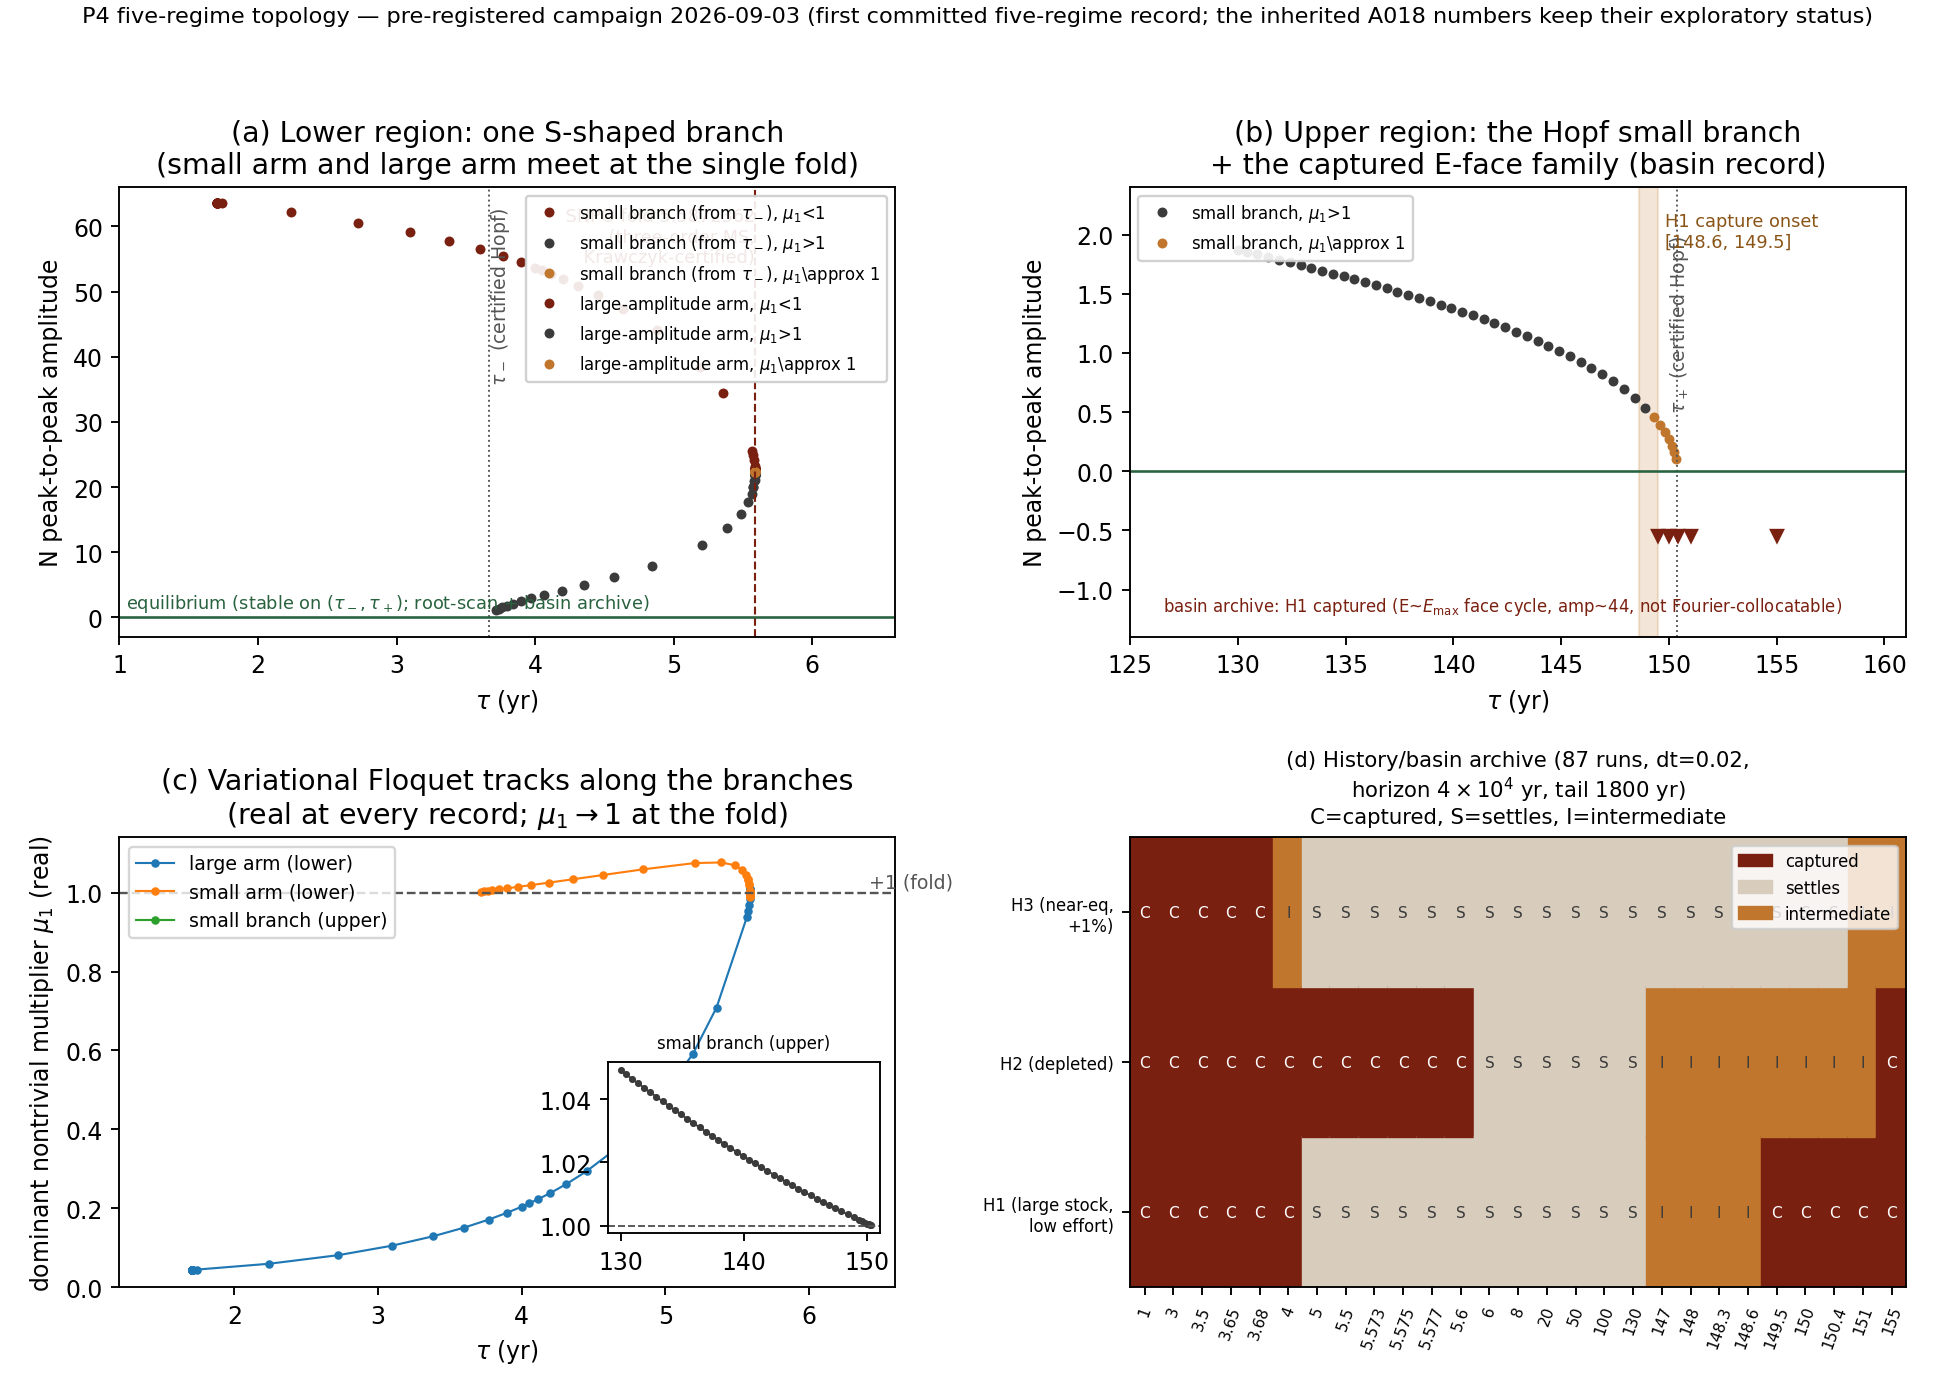

This figure's Python source:
#!/usr/bin/env python3
"""P4 five-regime topology figure — drawn ONLY from the campaign's
committed records (p4_branch_*.csv, p4_basin_archive.csv,
p4_campaign_results.json), per the pre-registration's figure-ungating
rule (section 6): every displayed feature is traceable to a committed
record; no legacy number is drawn.
"""
from __future__ import annotations

import csv
import json
from pathlib import Path

import matplotlib
matplotlib.use('Agg')
import matplotlib.pyplot as plt  # noqa: E402
import numpy as np  # noqa: E402

HERE = Path(__file__).parent


def load_branch():
    rows = list(csv.DictReader(open(HERE / 'p4_branch_archive.csv')))
    out = []
    for r in rows:
        try:
            out.append(dict(
                family=r['family'], method=r['method'],
                tau=float(r['tau']), T=float(r['T']),
                ptp=float(r['N_ptp']),
                mu1=float(r['mu1_mod']) if r['mu1_mod'] else None,
                mu1re=float(r['mu1_re']) if r['mu1_re'] else None,
                ok=(r['newton_ok'] == 'True')))
        except (ValueError, TypeError):
            continue
    return [r for r in out if r['ok'] or r['method'].startswith('basin')]


def load_basin():
    rows = list(csv.DictReader(open(HERE / 'p4_basin_archive.csv')))
    return [r for r in rows if abs(float(r['dt']) - 0.02) < 1e-12]


def stability(r):
    if r['mu1re'] is None:
        return 'none'
    if abs(r['mu1re'] - 1.0) < 2e-3:
        return 'edge'
    return 'stable' if r['mu1re'] < 1.0 else 'unstable'


def main():
    branch = load_branch()
    basin = load_basin()
    res = json.loads((HERE / 'p4_campaign_results.json').read_text())
    bt = res['boundary_table']

    COL = dict(stable='#7a2010', unstable='#3b3b3b', edge='#c0762c',
               none='#9a9a9a')
    fig, axes = plt.subplots(2, 2, figsize=(11.5, 8.2))

    # ---- (a) lower bifurcation diagram -------------------------------
    ax = axes[0, 0]
    for fam, label in (('small_lower', 'small branch (from $\\tau_-$)'),
                       ('large_lower', 'large-amplitude arm')):
        pts = [r for r in branch if r['family'] == fam and r['ok']]
        for st in ('stable', 'unstable', 'edge'):
            sel = [(r['tau'], r['ptp']) for r in pts
                   if stability(r) == st]
            if sel:
                xs, ys = zip(*sel)
                ax.plot(xs, ys, 'o', ms=3.2, color=COL[st],
                        label=f'{label}, $\\mu_1${"<1" if st=="stable" else ">1" if st=="unstable" else "\\approx 1"}')
    tau_h = bt['tau_hopf_lower']['bracket']
    ax.axvline(tau_h[0], color='#555555', lw=0.8, ls=':')
    ax.text(tau_h[0], 63, ' $\\tau_-$ (certified Hopf)', fontsize=8,
            color='#555555', va='top', rotation=90)
    fold = bt['small_branch_fold']['bracket']
    ax.axvline(fold[0], color='#7a2010', lw=0.9, ls='--')
    ax.text(fold[0], 63, ' SNPO fold 5.5872362\n (three-order MS,\n Krawczyk-certified)',
            fontsize=7.5, color='#7a2010', va='top', ha='right')
    # equilibrium amplitude marker
    eqN = json.loads((HERE / 'p4_environment.json').read_text())[
        'equilibrium'][0]
    ax.axhline(0.0, color='#28623f', lw=1.1)
    ax.text(1.05, 1.4, 'equilibrium (stable on $(\\tau_-,\\tau_+)$; '
            'root-scan + basin archive)', fontsize=7.5, color='#28623f')
    ax.set_xlim(1.0, 6.6)
    ax.set_ylim(-3, 66)
    ax.set_xlabel('$\\tau$ (yr)')
    ax.set_ylabel('N peak-to-peak amplitude')
    ax.set_title('(a) Lower region: one S-shaped branch\n'
                 '(small arm and large arm meet at the single fold)')
    ax.legend(fontsize=7, loc='upper right', framealpha=0.9)

    # ---- (b) upper bifurcation diagram --------------------------------
    ax = axes[0, 1]
    pts = [r for r in branch if r['family'] == 'small_upper' and r['ok']]
    for st in ('stable', 'unstable', 'edge'):
        sel = [(r['tau'], r['ptp']) for r in pts if stability(r) == st]
        if sel:
            xs, ys = zip(*sel)
            ax.plot(xs, ys, 'o', ms=3.2, color=COL[st],
                    label=f'small branch, $\\mu_1$'
                          f'{"<1" if st=="stable" else ">1" if st=="unstable" else "\\approx 1"}')
    tau_h = bt['tau_hopf_upper']['bracket']
    ax.axvline(tau_h[0], color='#555555', lw=0.8, ls=':')
    ax.text(tau_h[0] - 0.4, 2.0, ' $\\tau_+$ (certified Hopf)', fontsize=8,
            color='#555555', va='top', rotation=90)
    ax.axhline(0.0, color='#28623f', lw=1.1)
    # basin capture strip (from the basin archive)
    grid = {}
    for r in basin:
        grid.setdefault(float(r['tau']), {})[r['history']] = \
            r['classification']
    taus = sorted(grid)
    for t in taus:
        if t < 125:
            continue
        cls = grid[t].get('H1')
        if cls == 'captured':
            ax.plot([t], [-0.55], marker='v', color='#7a2010', ms=5)
    ax.text(126.5, -1.05, 'basin archive: H1 captured '
            '(E~$E_{\\max}$ face cycle, amp~44, not Fourier-collocatable)',
            fontsize=7, color='#7a2010', va='top')
    ub = res['comparison']['upper_boundary'].get('campaign_bracket')
    if ub:
        ax.axvspan(ub[0], ub[1], color='#c0762c', alpha=0.18)
        ax.text(ub[1] + 0.3, 1.9, 'H1 capture onset\n[%0.1f, %0.1f]'
                % tuple(ub), fontsize=7.5, color='#8a5416')
    ax.set_xlim(125, 161)
    ax.set_ylim(-1.4, 2.4)
    ax.set_xlabel('$\\tau$ (yr)')
    ax.set_ylabel('N peak-to-peak amplitude')
    ax.set_title('(b) Upper region: the Hopf small branch\n'
                 '+ the captured E-face family (basin record)')
    ax.legend(fontsize=7, loc='upper left', framealpha=0.9)

    # ---- (c) multiplier tracks ----------------------------------------
    ax = axes[1, 0]
    for fam, label in (('large_lower', 'large arm (lower)'),
                       ('small_lower', 'small arm (lower)'),
                       ('small_upper', 'small branch (upper)')):
        pts = [r for r in branch if r['family'] == fam
               and r['mu1re'] is not None and r['ok']]
        pts.sort(key=lambda r: r['tau'])
        ax.plot([r['tau'] for r in pts], [r['mu1re'] for r in pts],
                'o-', ms=2.6, lw=0.9, label=label)
    ax.axhline(1.0, color='#555555', lw=1.0, ls='--')
    ax.text(6.42, 1.012, '+1 (fold)', fontsize=8, color='#555555')
    ax.set_xlim(1.2, 6.6)
    ax.set_ylim(0.0, 1.14)
    ax.set_xlabel('$\\tau$ (yr)')
    ax.set_ylabel('dominant nontrivial multiplier $\\mu_1$ (real)')
    ax.set_title('(c) Variational Floquet tracks along the branches\n'
                 '(real at every record; $\\mu_1\\to 1$ at the fold)')
    ax.legend(fontsize=8, loc='upper left')
    # inset: the upper track
    axin = ax.inset_axes([0.63, 0.12, 0.35, 0.38])
    pts = [r for r in branch if r['family'] == 'small_upper'
           and r['mu1re'] is not None]
    pts.sort(key=lambda r: r['tau'])
    axin.plot([r['tau'] for r in pts], [r['mu1re'] for r in pts],
              'o-', ms=2, lw=0.8, color='#3b3b3b')
    axin.axhline(1.0, color='#555555', lw=0.8, ls='--')
    axin.set_xlim(129, 151)
    axin.set_title('small branch (upper)', fontsize=7)

    # ---- (d) basin grid ------------------------------------------------
    ax = axes[1, 1]
    hist_order = ['H1', 'H2', 'H3']
    cmap = dict(captured='#7a2010', settles='#d8cdbd',
                intermediate='#c0762c')
    for i, t in enumerate(taus):
        for j, h in enumerate(hist_order):
            cls = grid[t].get(h)
            ax.add_patch(plt.Rectangle((i - 0.5, j - 0.5), 1, 1,
                                       color=cmap[cls]))
    ax.set_xlim(-0.5, len(taus) - 0.5)
    ax.set_ylim(-0.5, 2.5)
    ax.set_xticks(range(len(taus)))
    ax.set_xticklabels([f'{t:g}' for t in taus], rotation=70,
                       fontsize=6.5)
    ax.set_yticks([0, 1, 2])
    ax.set_yticklabels(['H1 (large stock,\nlow effort)',
                        'H2 (depleted)',
                        'H3 (near-eq,\n+1%)'], fontsize=7)
    for i, t in enumerate(taus):
        for j, h in enumerate(hist_order):
            cls = grid[t].get(h)
            ax.text(i, j, cls[0].upper(), ha='center', va='center',
                    fontsize=6.5,
                    color='white' if cls == 'captured' else '#3b3b3b')
    ax.set_title('(d) History/basin archive (87 runs, dt=0.02,\n'
                 'horizon $4\\times10^4$ yr, tail 1800 yr)\n'
                 'C=captured, S=settles, I=intermediate', fontsize=9)
    import matplotlib.patches as mpatches
    handles = [mpatches.Patch(color=cmap['captured'], label='captured'),
               mpatches.Patch(color=cmap['settles'], label='settles'),
               mpatches.Patch(color=cmap['intermediate'],
                              label='intermediate')]
    ax.legend(handles=handles, fontsize=7, loc='upper right')

    fig.suptitle('P4 five-regime topology — pre-registered campaign '
                 '2026-09-03 (first committed five-regime record; the '
                 'inherited A018 numbers keep their exploratory status)',
                 fontsize=9.5, y=0.995)
    fig.tight_layout(rect=(0, 0, 1, 0.97))
    out = HERE / 'p4_topology_figure.png'
    fig.savefig(out, dpi=170)
    print('written', out)


if __name__ == '__main__':
    main()
